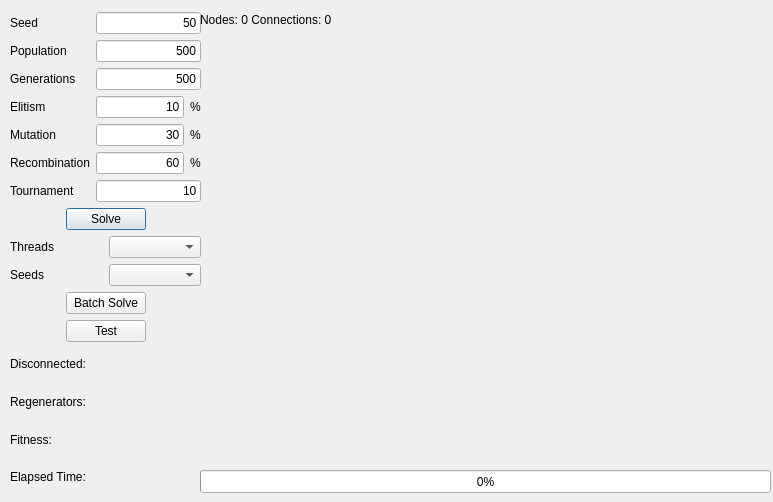
<?xml version="1.0" encoding="UTF-8"?>
<ui version="4.0">
 <class>GeneticDialog</class>
 <widget class="QDialog" name="GeneticDialog">
  <property name="geometry">
   <rect>
    <x>0</x>
    <y>0</y>
    <width>773</width>
    <height>502</height>
   </rect>
  </property>
  <property name="windowTitle">
   <string>RLP - Genetic Algorithm</string>
  </property>
  <widget class="QProgressBar" name="progressBar">
   <property name="geometry">
    <rect>
     <x>200</x>
     <y>470</y>
     <width>571</width>
     <height>23</height>
    </rect>
   </property>
   <property name="value">
    <number>0</number>
   </property>
  </widget>
  <widget class="QLabel" name="labelNodes">
   <property name="geometry">
    <rect>
     <x>200</x>
     <y>10</y>
     <width>571</width>
     <height>20</height>
    </rect>
   </property>
   <property name="text">
    <string>Nodes: 0 Connections: 0</string>
   </property>
  </widget>
  <widget class="QWidget" name="gridLayoutWidget">
   <property name="geometry">
    <rect>
     <x>200</x>
     <y>27</y>
     <width>561</width>
     <height>441</height>
    </rect>
   </property>
   <layout class="QGridLayout" name="gridLayout">
    <property name="sizeConstraint">
     <enum>QLayout::SetDefaultConstraint</enum>
    </property>
   </layout>
  </widget>
  <widget class="QWidget" name="layoutWidget">
   <property name="geometry">
    <rect>
     <x>10</x>
     <y>12</y>
     <width>191</width>
     <height>481</height>
    </rect>
   </property>
   <layout class="QVBoxLayout" name="verticalLayout_4">
    <item>
     <layout class="QHBoxLayout" name="horizontalLayout_5">
      <item>
       <layout class="QVBoxLayout" name="verticalLayout_2">
        <item>
         <widget class="QLabel" name="label">
          <property name="text">
           <string>Seed</string>
          </property>
          <property name="buddy">
           <cstring>lineEditSeed</cstring>
          </property>
         </widget>
        </item>
        <item>
         <widget class="QLabel" name="label_2">
          <property name="text">
           <string>Population</string>
          </property>
          <property name="buddy">
           <cstring>lineEditPopulation</cstring>
          </property>
         </widget>
        </item>
        <item>
         <widget class="QLabel" name="label_3">
          <property name="text">
           <string>Generations</string>
          </property>
          <property name="buddy">
           <cstring>lineEditGenerations</cstring>
          </property>
         </widget>
        </item>
        <item>
         <widget class="QLabel" name="label_4">
          <property name="text">
           <string>Elitism</string>
          </property>
          <property name="buddy">
           <cstring>lineEditElitism</cstring>
          </property>
         </widget>
        </item>
        <item>
         <widget class="QLabel" name="label_5">
          <property name="text">
           <string>Mutation</string>
          </property>
          <property name="buddy">
           <cstring>lineEditMutation</cstring>
          </property>
         </widget>
        </item>
        <item>
         <widget class="QLabel" name="label_11">
          <property name="text">
           <string>Recombination</string>
          </property>
          <property name="buddy">
           <cstring>lineEditMutation</cstring>
          </property>
         </widget>
        </item>
        <item>
         <widget class="QLabel" name="label_8">
          <property name="text">
           <string>Tournament</string>
          </property>
          <property name="buddy">
           <cstring>lineEditMutation</cstring>
          </property>
         </widget>
        </item>
       </layout>
      </item>
      <item>
       <layout class="QVBoxLayout" name="verticalLayout">
        <item>
         <widget class="QLineEdit" name="lineEditSeed">
          <property name="text">
           <string>50</string>
          </property>
          <property name="alignment">
           <set>Qt::AlignRight|Qt::AlignTrailing|Qt::AlignVCenter</set>
          </property>
          <property name="readOnly">
           <bool>false</bool>
          </property>
         </widget>
        </item>
        <item>
         <widget class="QLineEdit" name="lineEditPopulation">
          <property name="text">
           <string>500</string>
          </property>
          <property name="alignment">
           <set>Qt::AlignRight|Qt::AlignTrailing|Qt::AlignVCenter</set>
          </property>
         </widget>
        </item>
        <item>
         <widget class="QLineEdit" name="lineEditGenerations">
          <property name="text">
           <string>500</string>
          </property>
          <property name="alignment">
           <set>Qt::AlignRight|Qt::AlignTrailing|Qt::AlignVCenter</set>
          </property>
         </widget>
        </item>
        <item>
         <layout class="QHBoxLayout" name="horizontalLayout">
          <item>
           <widget class="QLineEdit" name="lineEditElitism">
            <property name="text">
             <string>10</string>
            </property>
            <property name="alignment">
             <set>Qt::AlignRight|Qt::AlignTrailing|Qt::AlignVCenter</set>
            </property>
           </widget>
          </item>
          <item>
           <widget class="QLabel" name="label_10">
            <property name="text">
             <string>%</string>
            </property>
           </widget>
          </item>
         </layout>
        </item>
        <item>
         <layout class="QHBoxLayout" name="horizontalLayout_4">
          <item>
           <widget class="QLineEdit" name="lineEditMutation">
            <property name="text">
             <string>30</string>
            </property>
            <property name="alignment">
             <set>Qt::AlignRight|Qt::AlignTrailing|Qt::AlignVCenter</set>
            </property>
           </widget>
          </item>
          <item>
           <widget class="QLabel" name="label_9">
            <property name="text">
             <string>%</string>
            </property>
           </widget>
          </item>
         </layout>
        </item>
        <item>
         <layout class="QHBoxLayout" name="horizontalLayout_9">
          <item>
           <widget class="QLineEdit" name="lineEditRecombination">
            <property name="text">
             <string>60</string>
            </property>
            <property name="alignment">
             <set>Qt::AlignRight|Qt::AlignTrailing|Qt::AlignVCenter</set>
            </property>
           </widget>
          </item>
          <item>
           <widget class="QLabel" name="label_13">
            <property name="text">
             <string>%</string>
            </property>
           </widget>
          </item>
         </layout>
        </item>
        <item>
         <widget class="QLineEdit" name="lineEditTournament">
          <property name="text">
           <string>10</string>
          </property>
          <property name="alignment">
           <set>Qt::AlignRight|Qt::AlignTrailing|Qt::AlignVCenter</set>
          </property>
         </widget>
        </item>
       </layout>
      </item>
     </layout>
    </item>
    <item>
     <layout class="QHBoxLayout" name="horizontalLayout_3">
      <item>
       <spacer name="horizontalSpacer">
        <property name="orientation">
         <enum>Qt::Horizontal</enum>
        </property>
        <property name="sizeHint" stdset="0">
         <size>
          <width>40</width>
          <height>20</height>
         </size>
        </property>
       </spacer>
      </item>
      <item>
       <widget class="QPushButton" name="pushButtonRead">
        <property name="text">
         <string>Solve</string>
        </property>
       </widget>
      </item>
      <item>
       <spacer name="horizontalSpacer_2">
        <property name="orientation">
         <enum>Qt::Horizontal</enum>
        </property>
        <property name="sizeHint" stdset="0">
         <size>
          <width>40</width>
          <height>20</height>
         </size>
        </property>
       </spacer>
      </item>
     </layout>
    </item>
    <item>
     <layout class="QHBoxLayout" name="horizontalLayout_6">
      <item>
       <widget class="QLabel" name="label_6">
        <property name="text">
         <string>Threads</string>
        </property>
       </widget>
      </item>
      <item>
       <widget class="QComboBox" name="comboBoxThreads">
        <property name="currentText">
         <string/>
        </property>
        <property name="maxVisibleItems">
         <number>5</number>
        </property>
       </widget>
      </item>
     </layout>
    </item>
    <item>
     <layout class="QHBoxLayout" name="horizontalLayout_7">
      <item>
       <widget class="QLabel" name="label_7">
        <property name="text">
         <string>Seeds</string>
        </property>
       </widget>
      </item>
      <item>
       <widget class="QComboBox" name="comboBoxSeeds">
        <property name="currentText">
         <string/>
        </property>
        <property name="maxVisibleItems">
         <number>5</number>
        </property>
       </widget>
      </item>
     </layout>
    </item>
    <item>
     <layout class="QHBoxLayout" name="horizontalLayout_2">
      <item>
       <spacer name="horizontalSpacer_3">
        <property name="orientation">
         <enum>Qt::Horizontal</enum>
        </property>
        <property name="sizeHint" stdset="0">
         <size>
          <width>40</width>
          <height>20</height>
         </size>
        </property>
       </spacer>
      </item>
      <item>
       <widget class="QPushButton" name="pushButtonSolve">
        <property name="text">
         <string>Batch Solve</string>
        </property>
       </widget>
      </item>
      <item>
       <spacer name="horizontalSpacer_4">
        <property name="orientation">
         <enum>Qt::Horizontal</enum>
        </property>
        <property name="sizeHint" stdset="0">
         <size>
          <width>40</width>
          <height>20</height>
         </size>
        </property>
       </spacer>
      </item>
     </layout>
    </item>
    <item>
     <layout class="QHBoxLayout" name="horizontalLayout_8">
      <item>
       <spacer name="horizontalSpacer_5">
        <property name="orientation">
         <enum>Qt::Horizontal</enum>
        </property>
        <property name="sizeHint" stdset="0">
         <size>
          <width>40</width>
          <height>20</height>
         </size>
        </property>
       </spacer>
      </item>
      <item>
       <widget class="QPushButton" name="pushButtonSolve_2">
        <property name="text">
         <string>Test</string>
        </property>
       </widget>
      </item>
      <item>
       <spacer name="horizontalSpacer_6">
        <property name="orientation">
         <enum>Qt::Horizontal</enum>
        </property>
        <property name="sizeHint" stdset="0">
         <size>
          <width>40</width>
          <height>20</height>
         </size>
        </property>
       </spacer>
      </item>
     </layout>
    </item>
    <item>
     <layout class="QVBoxLayout" name="verticalLayout_3">
      <item>
       <widget class="QLabel" name="labelDisconnected">
        <property name="text">
         <string>Disconnected: </string>
        </property>
       </widget>
      </item>
      <item>
       <widget class="QLabel" name="labelRegenerators">
        <property name="text">
         <string>Regenerators: </string>
        </property>
       </widget>
      </item>
      <item>
       <widget class="QLabel" name="labelFitness">
        <property name="text">
         <string>Fitness: </string>
        </property>
       </widget>
      </item>
      <item>
       <widget class="QLabel" name="labelElapsed">
        <property name="text">
         <string>Elapsed Time:</string>
        </property>
       </widget>
      </item>
     </layout>
    </item>
   </layout>
  </widget>
 </widget>
 <resources/>
 <connections/>
</ui>
